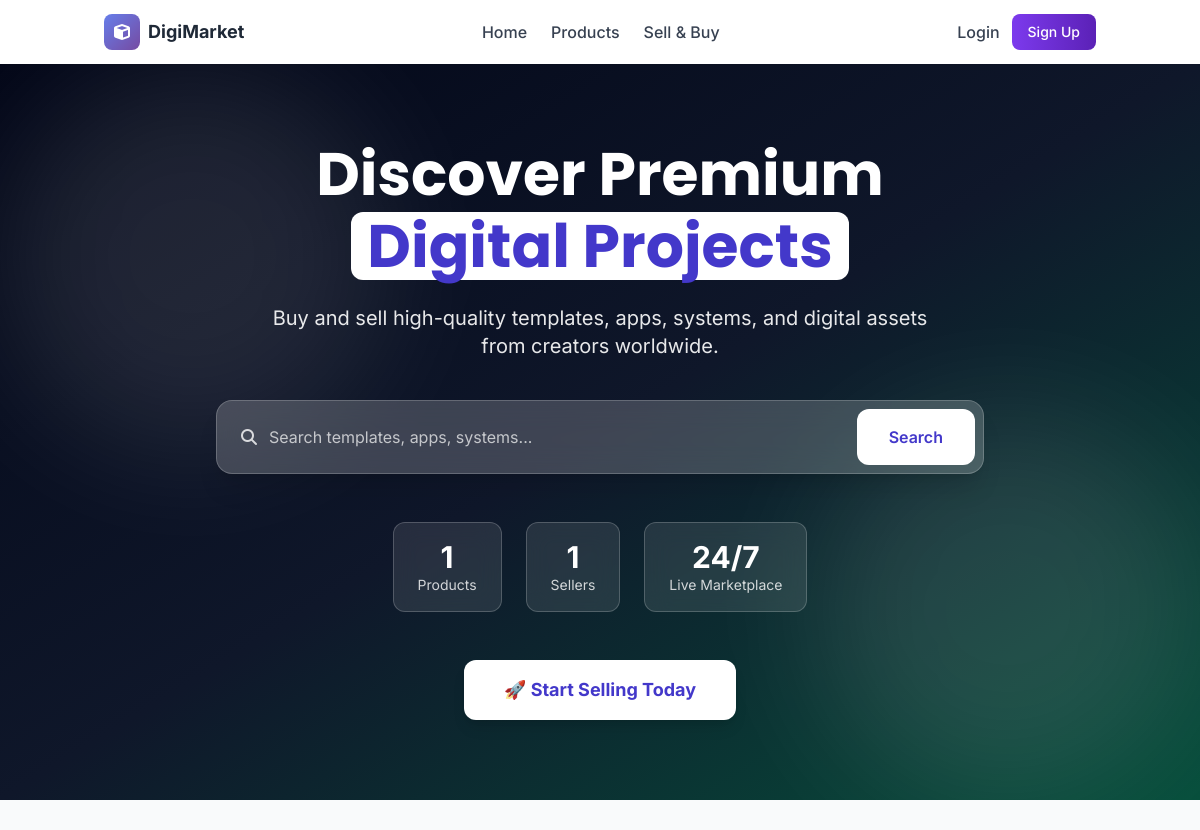
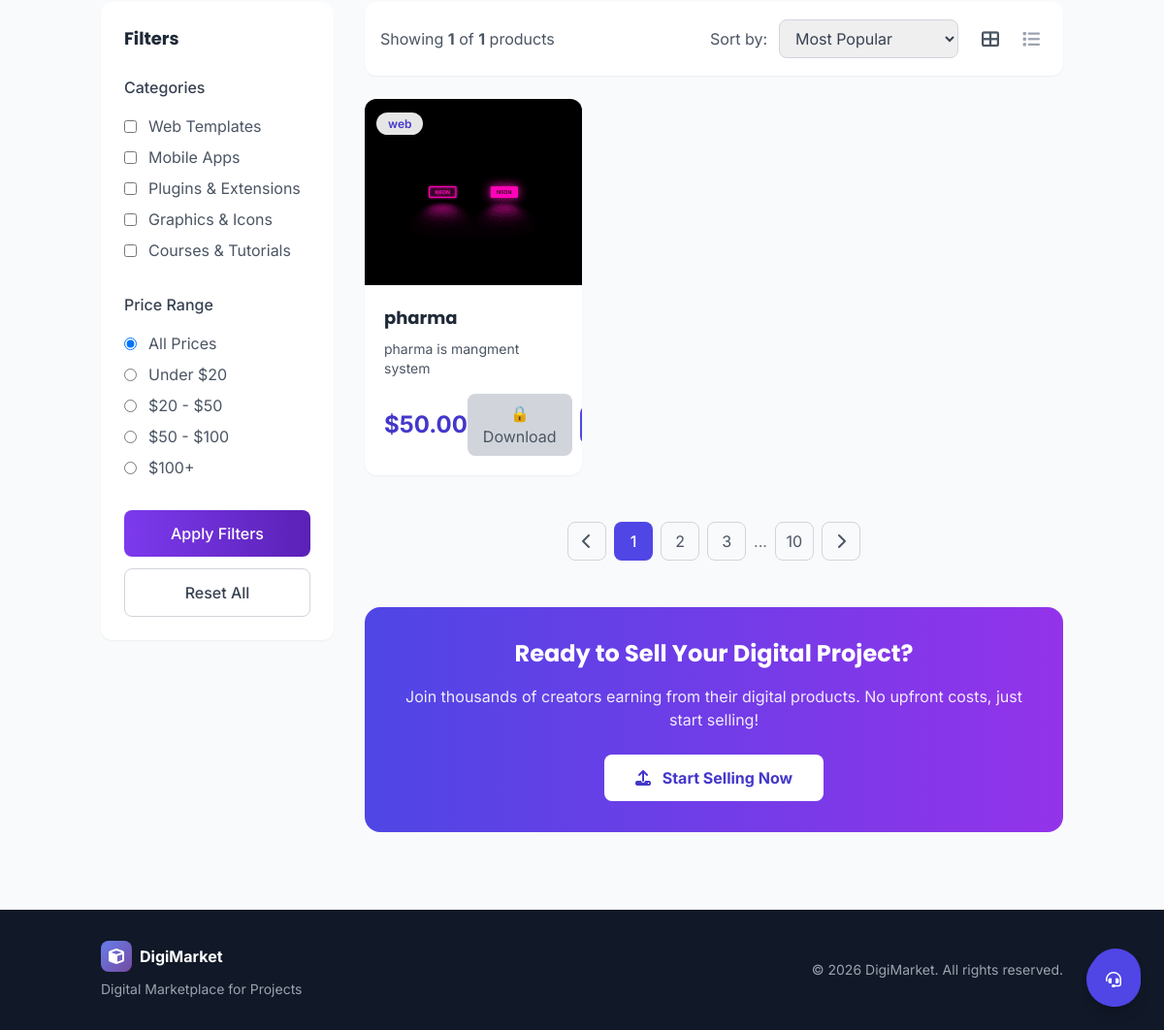
Screenshot of /products/ with the database file from the repository (2 pictures, top to bottom).
### products/models.py (models this page shows, shortened)
class Product(models.Model):
    CATEGORY_CHOICES = (
        ('web', 'Web Templates'),
        ('mobile', 'Mobile Apps'),
        ('plugin', 'Plugins & Extensions'),
        ('graphics', 'Graphics & Icons'),
        ('course', 'Courses & Tutorials'),
    )
    owner = models.ForeignKey(User, on_delete=models.CASCADE, related_name="products")
    title = models.CharField(max_length=255)
    category = models.CharField(
        max_length=50,
        choices=CATEGORY_CHOICES
    )
    price = models.DecimalField(max_digits=8, decimal_places=2)
    description = models.TextField()
    image = models.ImageField(upload_to='products/', blank=True, null=True)
    rating = models.FloatField(default=0)
    is_active = models.BooleanField(default=True)
    project_file = models.FileField(
        upload_to='product_files/',
        blank=True,
        null=True
    )

### products/views.py (the view)
# urls.py: path('', views.product_list, name='product_list'),
def product_list(request):
    products = Product.objects.all()
    if request.user.is_authenticated:
        user_orders = Order.objects.filter(
            user=request.user,
            approved=True
        ).values_list('product_id', flat=True)
    else:
        user_orders = []
    search = request.GET.get('q')
    if search:
        products = products.filter(
            Q(title__icontains=search) |
            Q(description__icontains=search)
        )
    selected_categories = request.GET.getlist('category')
    if selected_categories:
        products = products.filter(category__in=selected_categories)
    selected_price = request.GET.get('price')
    if selected_price == '0-20':
        products = products.filter(price__lt=20)
    elif selected_price == '20-50':
        products = products.filter(price__gte=20, price__lte=50)
    elif selected_price == '50-100':
        products = products.filter(price__gte=50, price__lte=100)
    elif selected_price == '100+':
        products = products.filter(price__gte=100)
    total_products = Product.objects.count()
    sellers_count = Product.objects.values('id').distinct().count()  # simple version
    return render(request, 'products/product_list.html', {
        'products': products,
        'categories': Product.CATEGORY_CHOICES,
        'selected_categories': selected_categories,
        'selected_price': selected_price,
        'total_products': total_products,
        'showing_count': products.count(),
        'sellers_count': sellers_count,
        'approved_products': list(user_orders)
    })

### cart/context_processors.py (called while the page is built, shortened)
def cart_context(request):
    return {
        'cart': None,
        'cart_total': 0,
        'cart_count': 0,
    }

### templates/products/product_list.html (shortened to what this page needs)
{% extends 'base.html' %}
{% load static %}
{% block content %}
<div class="bg-gray-50">
<div class="relative overflow-hidden">
    <div class="absolute inset-0 bg-gradient-to-br from-slate-950 via-slate-900 to-emerald-900
"></div>
    <div class="absolute top-0 left-0 w-96 h-96 bg-white/10 rounded-full blur-3xl"></div>
    <div class="absolute bottom-0 right-0 w-96 h-96 bg-white/10 rounded-full blur-3xl"></div>
    <div class="relative container mx-auto px-6 py-20 text-center text-white">
        <h1 class="text-4xl md:text-6xl font-bold mb-6 leading-tight">
            Discover Premium <br>
            <span class="bg-white text-indigo-700 px-4 py-1 rounded-xl inline-block mt-2">
                Digital Projects
            </span>
        </h1>
        <p class="text-lg md:text-xl text-white/90 mb-10 max-w-2xl mx-auto">
            Buy and sell high-quality templates, apps, systems, and digital assets from creators worldwide.
        </p>
        <form method="get"
              class="max-w-3xl mx-auto bg-white/20 backdrop-blur-lg rounded-2xl p-2 flex items-center shadow-xl border border-white/20">
            <div class="flex-1 flex items-center px-4">
                <i class="fas fa-search text-white/80 mr-3"></i>
                <input type="text"
                       name="q"
                       value="{{ request.GET.q }}"
                       placeholder="Search templates, apps, systems..."
                       class="w-full bg-transparent text-white placeholder-white/70 focus:outline-none py-4">
            </div>
            <button class="bg-white text-indigo-700 px-8 py-4 rounded-xl font-semibold hover:bg-gray-100 transition">
                Search
            </button>
        </form>
        <div class="flex justify-center flex-wrap gap-6 mt-12">
            <div class="bg-white/10 backdrop-blur-md px-6 py-4 rounded-xl border border-white/20">
                <p class="text-3xl font-bold">{{ total_products }}</p>
                <p class="text-white/80 text-sm">Products</p>
            </div>
            <div class="bg-white/10 backdrop-blur-md px-6 py-4 rounded-xl border border-white/20">
                <p class="text-3xl font-bold">{{ sellers_count }}</p>
                <p class="text-white/80 text-sm">Sellers</p>
            </div>
            <div class="bg-white/10 backdrop-blur-md px-6 py-4 rounded-xl border border-white/20">
                <p class="text-3xl font-bold">24/7</p>
                <p class="text-white/80 text-sm">Live Marketplace</p>
            </div>
        </div>
        <div class="mt-12">
            <a href="/sell/"
               class="inline-block bg-white text-indigo-700 px-10 py-4 rounded-xl font-bold text-lg hover:scale-105 transition transform shadow-lg">
                🚀 Start Selling Today
            </a>
        </div>
    </div>
</div>
    <div class="container mx-auto px-4 py-8">
        <div class="flex flex-col lg:flex-row gap-8">
            <div class="lg:w-1/4">
                <div class="bg-white rounded-xl shadow-sm p-6 sticky top-24">
    <h3 class="font-bold text-lg mb-6 text-gray-800">Filters</h3>
    <form method="get">
        <div class="mb-8">
            <h4 class="font-medium text-gray-700 mb-4">Categories</h4>
            <div class="space-y-2">
                {% for key, label in categories %}
                <label class="flex items-center">
                    <input type="checkbox"
                           name="category"
                           value="{{ key }}"
                           class="rounded text-indigo-600 mr-3">
                    <span class="text-gray-600">{{ label }}</span>
                </label>
                {% endfor %}
            </div>
        </div>
        <div class="mb-8">
            <h4 class="font-medium text-gray-700 mb-4">Price Range</h4>
            <div class="space-y-2">
                <label class="flex items-center">
                    <input type="radio" name="price" value=""
                           {% if not selected_price %}checked{% endif %}
                           class="text-indigo-600 mr-3">
                    <span class="text-gray-600">All Prices</span>
                </label>
                <label class="flex items-center">
                    <input type="radio" name="price" value="0-20"
                           class="text-indigo-600 mr-3">
                    <span class="text-gray-600">Under $20</span>
                </label>
                <label class="flex items-center">
                    <input type="radio" name="price" value="20-50"
                           class="text-indigo-600 mr-3">
                    <span class="text-gray-600">$20 - $50</span>
                </label>
                <label class="flex items-center">
                    <input type="radio" name="price" value="50-100"
                           class="text-indigo-600 mr-3">
                    <span class="text-gray-600">$50 - $100</span>
                </label>
                <label class="flex items-center">
                    <input type="radio" name="price" value="100+"
                           class="text-indigo-600 mr-3">
                    <span class="text-gray-600">$100+</span>
                </label>
            </div>
        </div>
        <div class="space-y-3">
            <button type="submit"
                    class="w-full btn-primary text-white py-3 rounded-lg font-medium">
                Apply Filters
            </button>
            <a href="{% url 'product_list' %}"
               class="block text-center w-full border border-gray-300 text-gray-700 py-3 rounded-lg font-medium hover:bg-gray-50">
                Reset All
            </a>
        </div>
    </form>
</div>
</div>
            <div class="lg:w-3/4">
                <div class="bg-white rounded-xl shadow-sm p-4 mb-6">
                    <div class="flex flex-col md:flex-row justify-between items-center">
                        <div class="mb-4 md:mb-0">
                            <span class="text-gray-600">Showing <span class="font-bold">{{ showing_count }}</span>
                             of <span class="font-bold">{{ total_products }}</span> products</span>
                        </div>
                        <div class="flex items-center space-x-4">
                            <div class="flex items-center">
                                <span class="text-gray-600 mr-3">Sort by:</span>
                                <select class="border border-gray-300 rounded-lg px-3 py-2 text-gray-700 focus:outline-none focus:ring-2 focus:ring-indigo-500">
                                    <option>Most Popular</option>
                                </select>
                            </div>
                            <div class="flex items-center space-x-2">
                                <button class="p-2 text-gray-600 hover:text-indigo-600">
                                    <i class="fas fa-th-large text-lg"></i>
                                </button>
                                <button class="p-2 text-gray-400">
                                    <i class="fas fa-list text-lg"></i>
                                </button>
                            </div>
                        </div>
                    </div>
                </div>
                  <div class="grid grid-cols-1 md:grid-cols-2 lg:grid-cols-3 gap-6">
    {% for product in products %}
    <div class="card-hover bg-white rounded-xl shadow-sm overflow-hidden">
        <div class="relative">
            {% if product.image %}
    <img src="{{ product.image.url }}" class="h-48 w-full object-cover">
{% else %}
    <img src="{% static 'images/no-image.jfif' %}" class="h-48 w-full object-cover">
{% endif %}
            <div class="absolute top-3 left-3">
                <span class="bg-white/90 text-indigo-700 text-xs font-semibold px-3 py-1 rounded-full">
                    {{ product.category }}
                </span>
            </div>
        </div>
        <div class="p-5">
            <h3 class="font-bold text-lg mb-2 text-gray-800">
                {{ product.title }}
            </h3>
            <p class="text-gray-600 text-sm mb-4">
                {{ product.description|truncatechars:90 }}
            </p>
            <div class="flex items-center justify-between">
                <div>
                    <span class="text-2xl font-bold text-indigo-700">
                        ${{ product.price }}
                    </span>
                </div>
    {% if product.id in approved_products %}
    <a href="{% url 'download_project' product.id %}"
       class="bg-green-600 text-white px-4 py-2 rounded-lg hover:bg-green-700 transition">
        ⬇ Download
    </a>
{% else %}
    <button disabled
        class="bg-gray-300 text-gray-600 px-4 py-2 rounded-lg cursor-not-allowed">
        🔒 Download
    </button>
    <button onclick="addToCart({{ product.id }})"
        class="ml-2 bg-indigo-600 text-white px-4 py-2 rounded-lg hover:bg-indigo-700">
    </button>
{% endif %}
            </div>
        </div>
    </div>
    {% empty %}
    <p class="text-gray-500">No products available.</p>
    {% endfor %}
</div>
                <div class="mt-12 flex justify-center">
                    <nav class="flex items-center space-x-2">
                        <button class="w-10 h-10 flex items-center justify-center rounded-lg border border-gray-300 text-gray-600 hover:bg-gray-50">
                            <i class="fas fa-chevron-left"></i>
                        </button>
                        <button class="w-10 h-10 flex items-center justify-center rounded-lg bg-indigo-600 text-white font-medium">1</button>
                        <button class="w-10 h-10 flex items-center justify-center rounded-lg border border-gray-300 text-gray-600 hover:bg-gray-50">2</button>
                        <button class="w-10 h-10 flex items-center justify-center rounded-lg border border-gray-300 text-gray-600 hover:bg-gray-50">3</button>
                        <span class="text-gray-500">...</span>
                        <button class="w-10 h-10 flex items-center justify-center rounded-lg border border-gray-300 text-gray-600 hover:bg-gray-50">10</button>
                        <button class="w-10 h-10 flex items-center justify-center rounded-lg border border-gray-300 text-gray-600 hover:bg-gray-50">
                            <i class="fas fa-chevron-right"></i>
                        </button>
                    </nav>
                </div>
                <div class="mt-12 bg-gradient-to-r from-indigo-600 to-purple-600 rounded-2xl p-8 text-center text-white">
                    <h3 class="text-2xl font-bold mb-4">Ready to Sell Your Digital Project?</h3>
                    <p class="text-white/90 mb-6 max-w-2xl mx-auto">Join thousands of creators earning from their digital products. No upfront costs, just start selling!</p>
                    <a href="/sell/" class="inline-block bg-white text-indigo-700 px-8 py-3 rounded-lg font-bold hover:bg-gray-100 transition">
                        <i class="fas fa-upload mr-2"></i> Start Selling Now
                    </a>
                </div>
            </div>
        </div>
    </div>
</div>
{% endblock %}

### templates/base.html (style rules this page uses)
:root { --primary: #7c3aed; --primary-dark: #5b21b6; --accent: #06d6a0; }
body { font-family: 'Inter', sans-serif; background-color: #f8fafc; }
h1, h2, h3 { font-family: 'Poppins', sans-serif; }
.btn-primary { background: linear-gradient(to right, var(--primary), var(--primary-dark)); transition: all 0.3s ease; }
.card-hover { transition: transform 0.3s ease, box-shadow 0.3s ease; }

### rows the page displays
Product: image (picture), category "web", title "pharma", description "pharma is mangment system", price "50.00"

### other values shown
{{ total_products }} "1"
{{ sellers_count }} "1"
{{ label }} "Web Templates" "Mobile Apps" "Plugins & Extensions" "Graphics & Icons" "Courses & Tutorials"
{{ showing_count }} "1"
